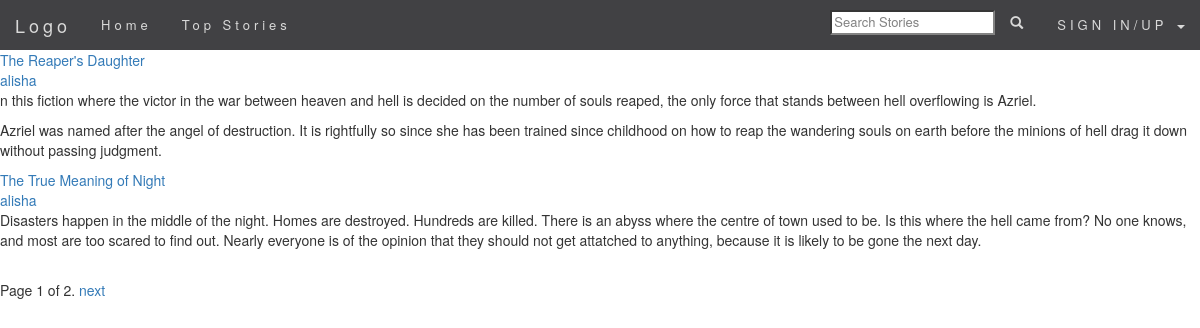
/home/, run on the app's committed database.
### story/models.py (models this page shows, shortened)
class Story(models.Model):
    author = models.ForeignKey(Author, on_delete=models.CASCADE)
    story_title = models.CharField(max_length=100)
    story_description = models.TextField()
    height_field = models.IntegerField(default=0)
    width_field = models.IntegerField(default=0)
    story_image = models.ImageField(
        upload_to=upload_story_image,
        height_field="height_field",
        width_field="width_field",
        blank=True
    )
    story_slug = models.SlugField(unique=True)
    time_started = models.DateTimeField(auto_now_add=True, auto_now=False)
    time_updated = models.DateTimeField(auto_now_add=False, auto_now=True)
    class Meta:
        verbose_name = "Story"
        verbose_name_plural = "Stories"

### author/models.py (models this page shows, shortened)
class Author(models.Model):
    user = models.OneToOneField(User,on_delete=models.CASCADE)
    first_name = models.CharField(max_length=100, null=True)
    last_name = models.CharField(max_length=100, null=True)
    height_field = models.IntegerField(default=0)
    width_field = models.IntegerField(default=0)
    author_image = models.ImageField(upload_to=upload_user_image, height_field="height_field", width_field="width_field", null=True)
    author_bio = models.TextField(null=True)
    author_slug = models.SlugField(unique=True)

### story/views.py (the view, shortened to what this page needs)
# urls.py: url(r'^home/$', views.home, name="home"),
def home(request):
    story_list = Story.objects.all().order_by("-time_updated")
    query = request.GET.get("q")
    paginator = Paginator(story_list, 2)
    page_request_var = 'page'
    page = request.GET.get(page_request_var)
    try:
        story = paginator.page(page)
    except PageNotAnInteger:
        story = paginator.page(1)
    except EmptyPage:
        story = paginator.page(paginator.num_pages)
    context = {
        "stories": story,
        "page_request_var": page_request_var,
    }
    return render(request, "story/home.html", context)

### templates/story/home.html (shortened to what this page needs)
{% extends "base.html" %}
{% block content %}
    {% for story in stories %}
        <a href="{% url 'story:story' story.author.user.username|slugify story.story_title|slugify %}">
            {{story.story_title}}
        </a><br/>
        <a href="{% url 'author:show_profile' story.author.user.username|slugify %}">
            {{story.author.user.username}}
        </a><br/>
        {{story.story_description|linebreaks}}
    {% endfor %}
    <div class="pagination">
        <span class="step-links">
            <span class="current">
                Page {{ stories.number }} of {{ stories.paginator.num_pages }}.
            </span>
            {% if stories.has_next %}
                <a href="?{{page_request_var}}={{ stories.next_page_number }}
                ">next</a>
            {% endif %}
        </span>
    </div>
{% endblock %}

### static/css/custom.css (style rules this page uses)
body { min-height: 2000px; padding-top: 50px; }

### data on the page
Story: story_title "The Reaper's Daughter", author.user.username "alisha", story_description "n this fiction where the victor in the war between heaven and hell is decided on the number of souls reaped, the only force that stands between hell overflowing is Azriel. Azriel was named after the angel of destruction. It is rightfully so since she has been trained since childhood on how to reap the wandering souls on earth before the minions of hell drag it down without passing judgment."
Story: story_title "The True Meaning of Night", author.user.username "alisha", story_description "Disasters happen in the middle of the night. Homes are destroyed. Hundreds are killed. There is an abyss where the centre of town used to be. Is this where the hell came from? No one knows, and most are too scared to find out. Nearly everyone is of the opinion that they should not get attatched to anything, because it is likely to be gone the next day."

### other printed values
{{ stories.number }} "1"
{{ stories.paginator.num_pages }} "2"
